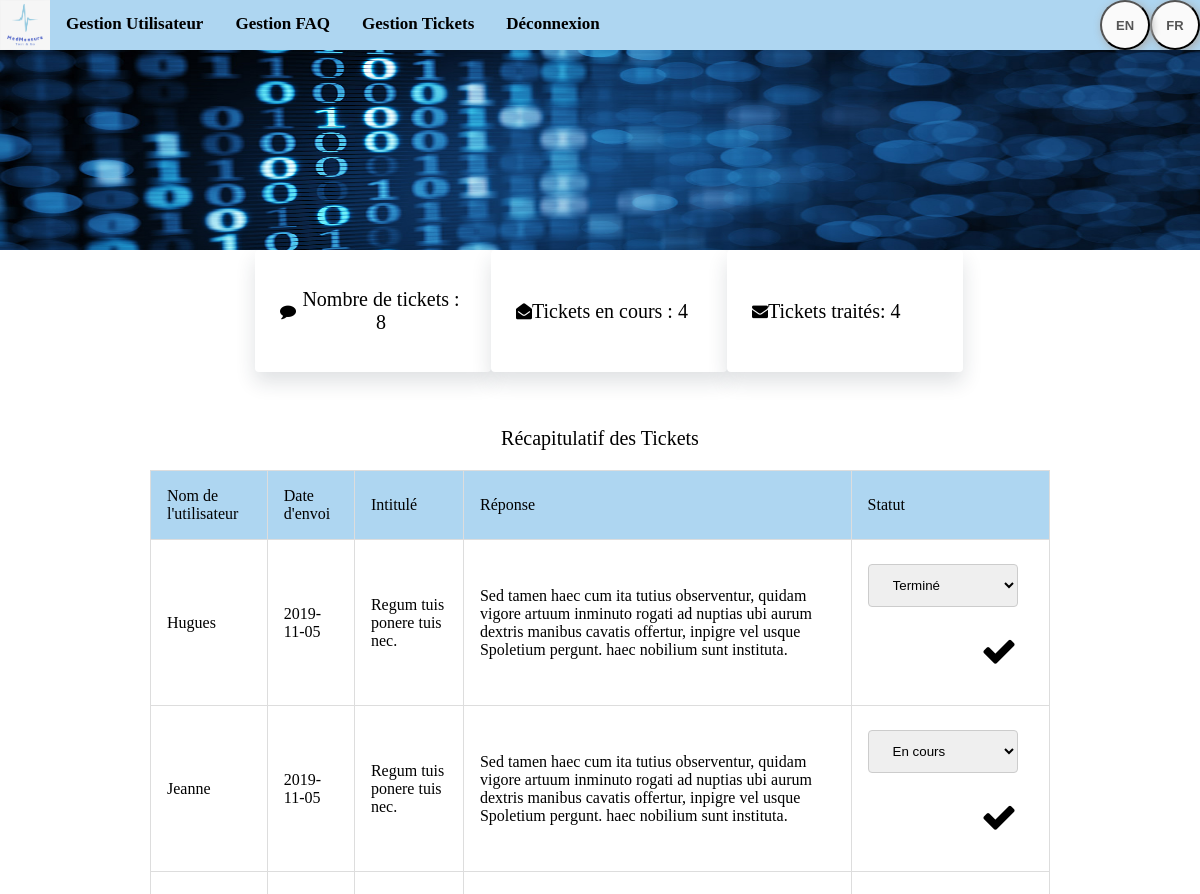
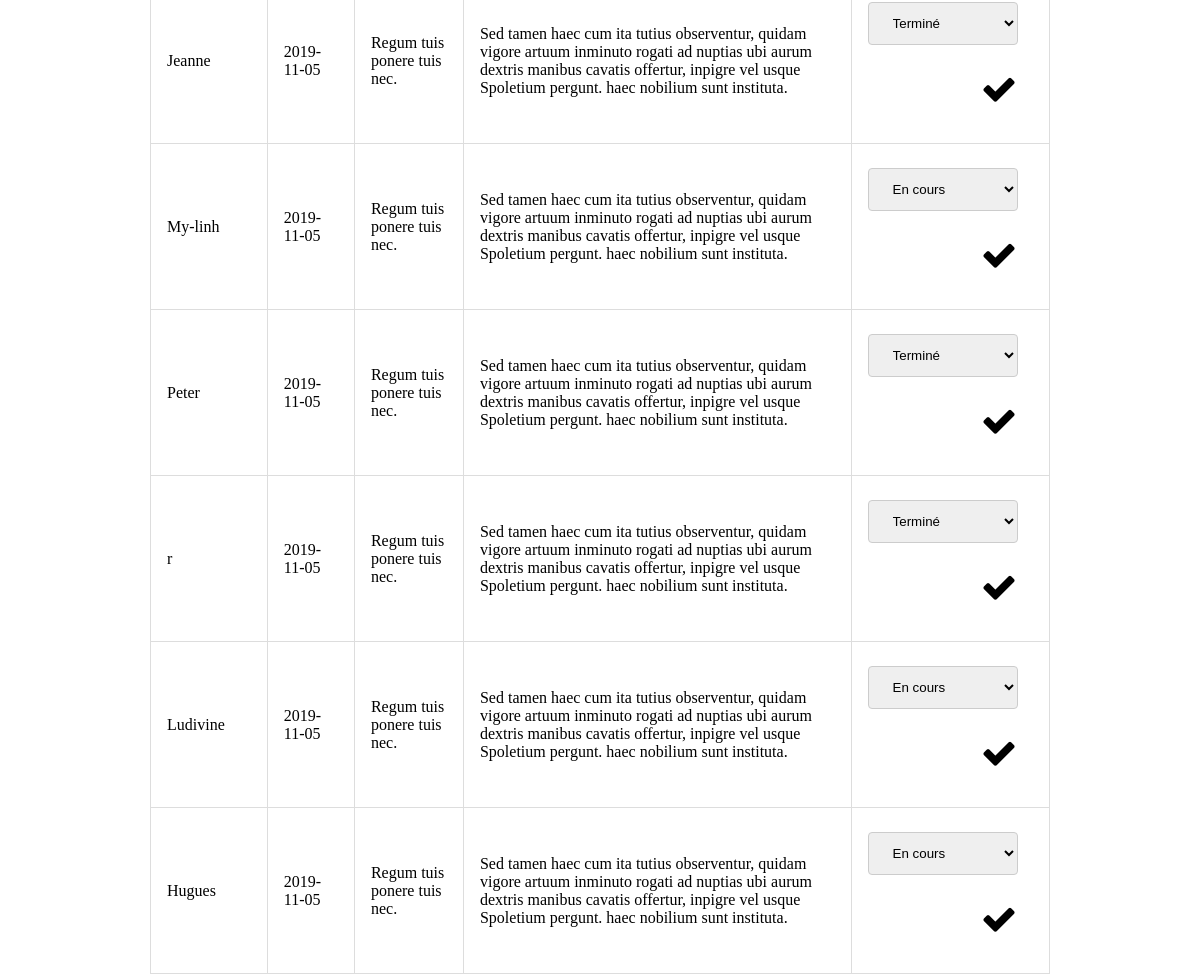
Page /index.php?page=admin_ticket (signed in) on the committed database (2 pictures, top to bottom).
### tables this page shows
CREATE TABLE `ticket` (
  `idTicket` int(11) NOT NULL,
  `idUtilisateur` int(11) NOT NULL,
  `dateEnvoi` date NOT NULL,
  `intitule` varchar(50) NOT NULL,
  `contenu` varchar(250) NOT NULL,
  `statut` tinyint(1) NOT NULL
);

CREATE TABLE `utilisateur` (
  `idUtilisateur` int(11) NOT NULL,
  `nom` varchar(256) DEFAULT NULL,
  `prenom` varchar(256) DEFAULT NULL,
  `DN` date NOT NULL,
  `Sexe` varchar(50) NOT NULL,
  `AdresseVoie` varchar(50) NOT NULL,
  `AdresseVille` varchar(50) NOT NULL,
  `AdresseCP` int(11) NOT NULL,
  `Tel` varchar(50) NOT NULL
);

### controlleur/controlleur.php (called while the page is built, shortened)
<?php
require('modele/model_AdminTicket.php');
function dataTicket(){
  $ticket = getTicket();
  $nbTicket = getCountTicket();
  $nbTicketEnCours = getCountTicketEnCours();
  $nbTicketValide = getCountTicketValide();
  require('vue/admin_ticket.php');
}

### modele/model_AdminTicket.php (called while the page is built, shortened)
<?php
function getTicket(){
  $db = dbConnect();
  $req = $db->prepare('SELECT idTicket, intitule, contenu, statut, prenom, dateEnvoi FROM ticket natural join utilisateur');
  $req->execute();
  return $req;
}
function getCountTicket(){
  $db = dbConnect();
  $req = $db->prepare('SELECT count(idTicket) as nbTicket FROM ticket');
  $req->execute();
  return $req;
}
function getCountTicketEnCours(){
  $db = dbConnect();
  $req = $db->prepare('SELECT count(idTicket) as nbTicket FROM ticket where statut="0"');
  $req->execute();
  return $req;
}
function getCountTicketValide(){
  $db = dbConnect();
  $req = $db->prepare('SELECT count(idTicket) as nbTicket FROM ticket where statut="1"');
  $req->execute();
  return $req;
}

### vue/admin_ticket.php (the view, shortened to what this page needs)
<?php
if ($_SESSION["type"]=="Administrateur"){
?>
<!DOCTYPE html>
<html>
  <link rel="stylesheet" href="css/css_admin.css">
  <link rel="stylesheet" href="css/css_ticket.css">
  <link rel="stylesheet" href="css/header1.css">
  <link rel="stylesheet" href="https://cdnjs.cloudflare.com/ajax/libs/font-awesome/4.7.0/css/font-awesome.min.css">
  <header>
    <div class="barre_navigation">
      <img src="images/MedMeasure.png" alt="logo de MedMeasure">
      <a href="index.php?page=admin_user">Gestion Utilisateur</a>
      <a href="index.php?page=admin_faq">Gestion FAQ</a>
      <a href="index.php?page=admin_ticket">Gestion Tickets</a>
      <a href="index.php?deco=deconnexion">Déconnexion</a>
      <button class="test">FR</button>
      <button class="test">EN</button>
    </div>
    <div class="texte">
      <img src="images/image_admin.jpg" alt="Image pour la page admin">
    </div>
  </header>
  <body>
    <div class="container-fluid-ticket">
      <div class="rectangle-donnee-ticket">
        <div class="rectangle-ticket">
          <i class="fa fa-comment"></i>
          <?php
          while ($data = $nbTicket->fetch())
          {
          ?>
          <p> Nombre de tickets : <?= htmlspecialchars($data['nbTicket']) ?></p>
          <?php
          }
          ?>
        </div>
        <div class="rectangle-ticket">
          <i class="fa fa-envelope-open"></i>
          <?php
          while ($data = $nbTicketEnCours->fetch())
          {
          ?>
          <p>Tickets en cours : <?= htmlspecialchars($data['nbTicket']) ?></p>
          <?php
          }
          ?>
        </div>
        <div class="rectangle-ticket">
          <i class="fa fa-envelope"></i>
          <?php
          while ($data = $nbTicketValide->fetch())
          {
          ?>
          <p>Tickets traités: <?= htmlspecialchars($data['nbTicket']) ?> </p>
          <?php
          }
          ?>
        </div>
      </div>
    </div>
  <p>Récapitulatif des Tickets</p>
  <div class="container-fluid">
    <center>
      <table border='1' cellpadding='5' cellpacing='9'>
        <tr class="entete">
          <td>Nom de l'utilisateur</td>
          <td>Date d'envoi</td>
          <td>Intitulé</td>
          <td>Réponse</td>
          <td>Statut</td>
        </tr>
      <?php
      while ($data = $ticket->fetch())
      {
      ?>
      <tr>
          <td>
            <?= htmlspecialchars($data['prenom']) ?>
          </td>
          <td>
            <?= htmlspecialchars($data['dateEnvoi']) ?>
          </td>
          <td>
            <?= htmlspecialchars($data['intitule']) ?>
          </td>
          <td>
            <?= htmlspecialchars($data['contenu']) ?>
          </td>
          <td>
            <form method="POST" action="index.php?page=admin_ticket">
            <select name="Statut" id="Statut">
            <?php if (strcmp (htmlspecialchars($data['statut']),"1") == 0)
            {
            ?>
                <option value="1" selected>Terminé</option>
            <?php
            }
            else
            {
            ?>
                <option value="0" selected>En cours</option>
            <?php
            }
            ?>
            </select>
            <button type="submit" name="modifier"><i class="fa fa-check"></i></button>
          </form>
          </td>
      </tr>
      <?php
      }
      ?>
      </table>
    </center>
  </div>
  </body>
  </html>
<?php
 }
 else {
  header('Location: index.php');
 }
 ?>

### css/css_admin.css (style rules this page uses)
body { margin: 0; min-height:7em; }
body p { color:black; font-size: 20px; text-align: center; }
table { border-collapse: collapse; border-spacing: 0; width: 100%; border: 1px solid #ddd; }
th, td { text-align: left; padding: 16px; }
.entete { background: #AED6F1; }
table button { background-color: #FFFFFF; border: none; float: right; text-align: center; padding: 16px; transition: all 0.3s ease; color: black; font-size: 36px; }
select { width: 40%; padding: 12px 20px; margin: 8px 0; display: inline-block; border: 1px solid #ccc; border-radius: 4px; box-sizing: border-box; }
button[type=submit] { font-size: bold 20px; display: inline-block; }
.container-fluid { width: 75%; padding-right: 20px; padding-left: 20px; margin-right: auto; margin-left: auto; }
.rectangle-ticket { padding: 18px 25px; box-shadow: 0 10px 20px 0 rgba(26, 44, 57, 0.14); background: #fff; border-radius: 4px; margin-bottom: 35px; display: flex; align-items: center; width: 20%; }
.rectangle-donnee-ticket { display: -ms-flexbox; display: flex; -ms-flex-wrap: wrap; flex-wrap: wrap; margin-right: -15px; margin-left: -15px; }
.container-fluid-ticket { width: 75%; left:22.5%; position: relative; }
.barre_navigation .test { float: right; width:50px; height:50px; background:#fafafa; box-shadow:2px 2px 8px #aaa; font:bold 13px Arial; border-radius:50%; color:#555; }

### css/css_ticket.css (style rules this page uses)
select { width: 150px; padding: 12px 20px; margin: 8px 0; display: inline-block; border: 1px solid #ccc; border-radius: 4px; box-sizing: border-box; }

### css/header1.css (style rules this page uses)
header { background-color:#AED6F1; height:250px; min-height:15%; }
.texte img { height: 200px; width: 100%; }
.barre_navigation img { height: 50px; width: 50px; float: left; }
.barre_navigation { overflow: hidden; }
.barre_navigation a { float: left; color: black; text-align: center; padding: 14px 16px; text-decoration: none; font-size: 17px; font-weight: bold; }

### rows in the picture
ticket: idUtilisateur.prenom "Hugues", dateEnvoi "2019-11-05", intitule "Regum tuis ponere tuis nec.", contenu "Sed tamen haec cum ita tutius observentur, quidam vigore artuum inminuto rogati ad nuptias ubi aurum dextris manibus cavatis offertur, inpigre vel usque Spoletium pergunt. haec nobilium sunt instituta.", Statut "Terminé"
ticket: idUtilisateur.prenom "Jeanne", dateEnvoi "2019-11-05", intitule "Regum tuis ponere tuis nec.", contenu "Sed tamen haec cum ita tutius observentur, quidam vigore artuum inminuto rogati ad nuptias ubi aurum dextris manibus cavatis offertur, inpigre vel usque Spoletium pergunt. haec nobilium sunt instituta.", Statut "En cours"
ticket: idUtilisateur.prenom "Jeanne", dateEnvoi "2019-11-05", intitule "Regum tuis ponere tuis nec.", contenu "Sed tamen haec cum ita tutius observentur, quidam vigore artuum inminuto rogati ad nuptias ubi aurum dextris manibus cavatis offertur, inpigre vel usque Spoletium pergunt. haec nobilium sunt instituta.", Statut "Terminé"
ticket: idUtilisateur.prenom "My-linh", dateEnvoi "2019-11-05", intitule "Regum tuis ponere tuis nec.", contenu "Sed tamen haec cum ita tutius observentur, quidam vigore artuum inminuto rogati ad nuptias ubi aurum dextris manibus cavatis offertur, inpigre vel usque Spoletium pergunt. haec nobilium sunt instituta.", Statut "En cours"
ticket: idUtilisateur.prenom "Peter", dateEnvoi "2019-11-05", intitule "Regum tuis ponere tuis nec.", contenu "Sed tamen haec cum ita tutius observentur, quidam vigore artuum inminuto rogati ad nuptias ubi aurum dextris manibus cavatis offertur, inpigre vel usque Spoletium pergunt. haec nobilium sunt instituta.", Statut "Terminé"
ticket: idUtilisateur.prenom "r", dateEnvoi "2019-11-05", intitule "Regum tuis ponere tuis nec.", contenu "Sed tamen haec cum ita tutius observentur, quidam vigore artuum inminuto rogati ad nuptias ubi aurum dextris manibus cavatis offertur, inpigre vel usque Spoletium pergunt. haec nobilium sunt instituta.", Statut "Terminé"
ticket: idUtilisateur.prenom "Ludivine", dateEnvoi "2019-11-05", intitule "Regum tuis ponere tuis nec.", contenu "Sed tamen haec cum ita tutius observentur, quidam vigore artuum inminuto rogati ad nuptias ubi aurum dextris manibus cavatis offertur, inpigre vel usque Spoletium pergunt. haec nobilium sunt instituta.", Statut "En cours"
ticket: idUtilisateur.prenom "Hugues", dateEnvoi "2019-11-05", intitule "Regum tuis ponere tuis nec.", contenu "Sed tamen haec cum ita tutius observentur, quidam vigore artuum inminuto rogati ad nuptias ubi aurum dextris manibus cavatis offertur, inpigre vel usque Spoletium pergunt. haec nobilium sunt instituta.", Statut "En cours"

### other values in the picture
$data['nbTicket'] "8"
$data['nbTicket'] "4"
